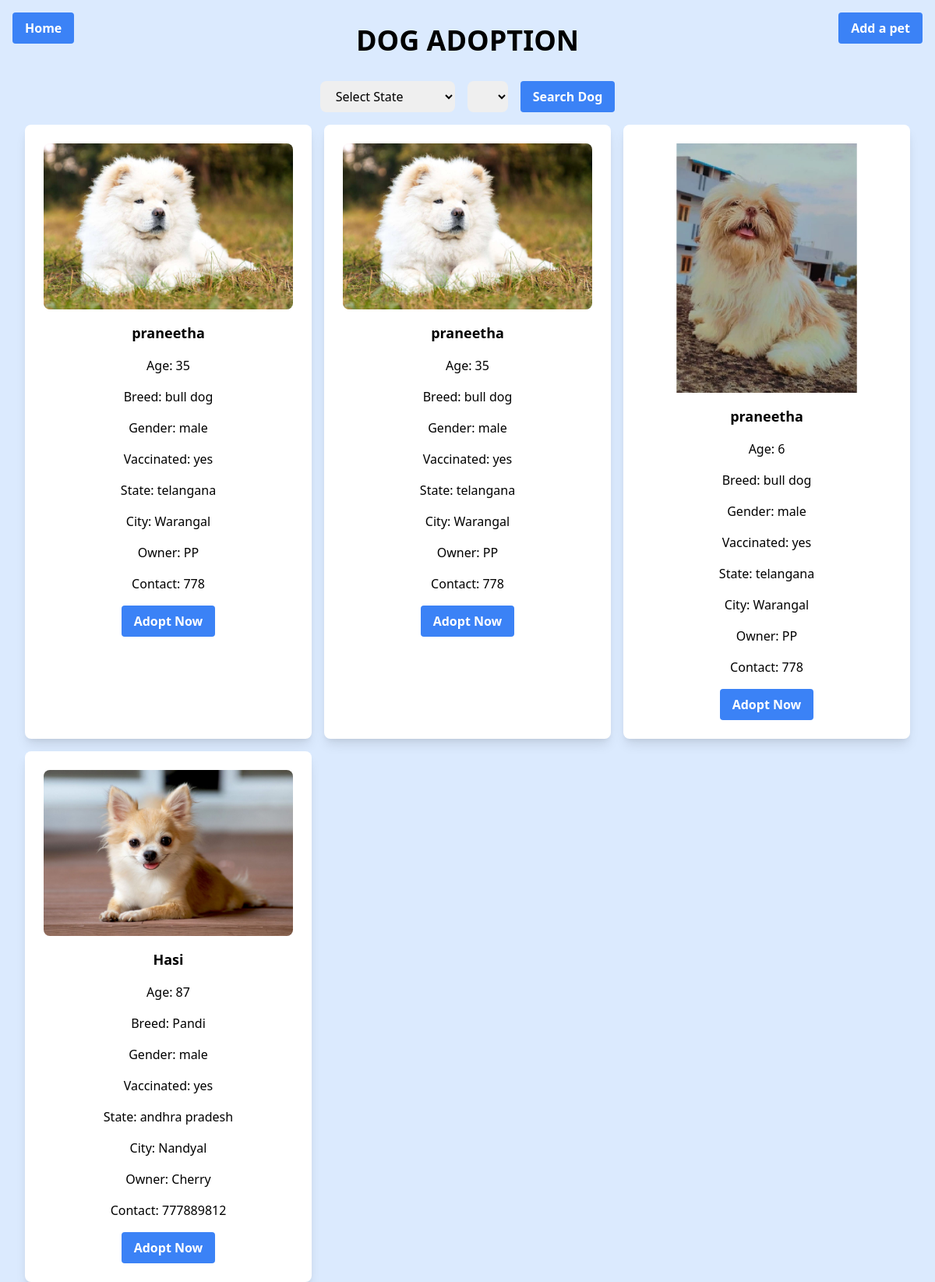
/adoption (signed in), run on the app's committed database.
### tables this page shows
CREATE TABLE store (
                id INTEGER PRIMARY KEY AUTOINCREMENT,
                petName TEXT NOT NULL,
                ownerName TEXT NOT NULL,
                age TEXT NOT NULL,
                breed TEXT NOT NULL,
                gender TEXT NOT NULL,
                vaccinated TEXT NOT NULL,
                state TEXT NOT NULL,
                city TEXT NOT NULL,
                contact TEXT NOT NULL,
                imageUrl TEXT NOT NULL
            );

### main.py (the view)
@app.route('/adoption')
def adoption():
    if 'username' in session:
        conn = get_db()
        cursor = conn.cursor()
        cursor.execute('SELECT * FROM store')
        pets = cursor.fetchall()
        conn.close()
        return render_template("adopt.html", pets=pets)
    else:
        return redirect(url_for('login'))

### main.py (called while the page is built)
def get_db():
    conn = sqlite3.connect(DATABASE)
    conn.row_factory = sqlite3.Row
    return conn

### templates/adopt.html (shortened to what this page needs)
<!DOCTYPE html>
<html lang="en">
<head>
  <link href="https://cdn.jsdelivr.net/npm/tailwindcss@2.2.19/dist/tailwind.min.css" rel="stylesheet">
</head>
<body class="bg-blue-100 dark:bg-zinc-800">
  <div class="max-w-screen-xl mx-auto px-4 sm:px-6 lg:px-8">
    <a href="{{url_for('home')}}" class="absolute top-4 left-4 bg-blue-500 hover:bg-blue-700 text-white font-bold py-2 px-4 rounded">Home</a>
    <a href="{{url_for('adopt_add')}}" class="absolute top-4 right-4 bg-blue-500 hover:bg-blue-700 text-white font-bold py-2 px-4 rounded">Add a pet</a>
    <h1 class="text-4xl font-bold text-center text-zinc-900 dark:text-zinc-100 uppercase py-8">Dog Adoption</h1>
    <div class="mb-4 flex justify-center">
        <select id="stateSelect" class="rounded-lg border-gray-300 dark:border-gray-700 focus:ring-blue-500 focus:border-blue-500 h-10 px-4">
          <option value="" selected disabled>Select State</option>
        </select>
        <select id="citySelect" class="ml-4 rounded-lg border-gray-300 dark:border-gray-700 focus:ring-blue-500 focus:border-blue-500 h-10 px-4">
        </select>
        <button id="searchBtn" class="ml-4 bg-blue-500 hover:bg-blue-700 text-white font-bold py-2 px-4 rounded">
          Search Dog
        </button>
    </div>
    <div id="dogList" class="grid grid-cols-1 md:grid-cols-2 lg:grid-cols-3 gap-4 mt-4">
      {% for pet in pets %}
      <div class="dog-card bg-white dark:bg-zinc-900 rounded-lg p-6 shadow-lg">
        <div class="flex flex-col items-center space-y-4">
          <img src="{{ pet.imageUrl }}" alt="Dog" class="rounded-lg">
          <div class="text-lg font-semibold text-zinc-900 dark:text-zinc-100">{{ pet.petName }}</div>
          <div class="text-zinc-500 dark:text-zinc-300">Age: {{ pet.age }}</div>
          <div class="text-zinc-500 dark:text-zinc-300">Breed: {{ pet.breed }}</div>
          <div class="text-zinc-500 dark:text-zinc-300">Gender: {{ pet.gender }}</div>
          <div class="text-zinc-500 dark:text-zinc-300">Vaccinated: {{ pet.vaccinated }}</div>
          <div class="text-zinc-500 dark:text-zinc-300" id="dogState">State: {{ pet.state }}</div>
          <div class="text-zinc-500 dark:text-zinc-300" id="dogCity">City: {{ pet.city }}</div>
          <div class="text-zinc-500 dark:text-zinc-300">Owner: {{ pet.ownerName }}</div>
          <div class="text-zinc-500 dark:text-zinc-300">Contact: {{ pet.contact }}</div>
          <button class="adopt-now-btn bg-blue-500 hover:bg-blue-700 text-white font-bold py-2 px-4 rounded">
            Adopt Now
          </button>
        </div>
      </div>
      {% endfor %}
    </div>
  </div>
</body>
</html>

### data on the page
store: imageUrl (picture), petName "praneetha", age "35", breed "bull dog", gender "male", vaccinated "yes", state "telangana", city "Warangal", ownerName "PP", contact "778"
store: imageUrl (picture), petName "praneetha", age "35", breed "bull dog", gender "male", vaccinated "yes", state "telangana", city "Warangal", ownerName "PP", contact "778"
store: imageUrl (picture), petName "praneetha", age "6", breed "bull dog", gender "male", vaccinated "yes", state "telangana", city "Warangal", ownerName "PP", contact "778"
store: imageUrl (picture), petName "Hasi", age "87", breed "Pandi", gender "male", vaccinated "yes", state "andhra pradesh", city "Nandyal", ownerName "Cherry", contact "777889812"
